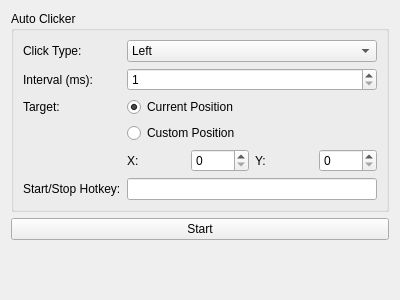
<?xml version="1.0" encoding="UTF-8"?>
<ui version="4.0">
 <class>ClickerView</class>
 <widget class="QWidget" name="ClickerView">
  <property name="geometry">
   <rect>
    <x>0</x>
    <y>0</y>
    <width>400</width>
    <height>300</height>
   </rect>
  </property>
  <property name="windowTitle">
   <string>Form</string>
  </property>
  <layout class="QVBoxLayout" name="verticalLayout">
   <item>
    <widget class="QGroupBox" name="groupBox">
     <property name="title">
      <string>Auto Clicker</string>
     </property>
     <layout class="QGridLayout" name="gridLayout">
      <item row="0" column="0">
       <widget class="QLabel" name="label">
        <property name="text">
         <string>Click Type:</string>
        </property>
       </widget>
      </item>
      <item row="0" column="1">
       <widget class="QComboBox" name="clickTypeComboBox">
        <item>
         <property name="text">
          <string>Left</string>
         </property>
        </item>
        <item>
         <property name="text">
          <string>Right</string>
         </property>
        </item>
        <item>
         <property name="text">
          <string>Middle</string>
         </property>
        </item>
       </widget>
      </item>
      <item row="1" column="0">
       <widget class="QLabel" name="label_2">
        <property name="text">
         <string>Interval (ms):</string>
        </property>
       </widget>
      </item>
      <item row="1" column="1">
       <widget class="QSpinBox" name="intervalSpinBox">
        <property name="minimum">
         <number>1</number>
        </property>
        <property name="maximum">
         <number>999999</number>
        </property>
       </widget>
      </item>
      <item row="2" column="0">
       <widget class="QLabel" name="label_3">
        <property name="text">
         <string>Target:</string>
        </property>
       </widget>
      </item>
      <item row="2" column="1">
       <widget class="QRadioButton" name="currentPositionRadioButton">
        <property name="text">
         <string>Current Position</string>
        </property>
        <property name="checked">
         <bool>true</bool>
        </property>
       </widget>
      </item>
      <item row="3" column="1">
       <widget class="QRadioButton" name="customPositionRadioButton">
        <property name="text">
         <string>Custom Position</string>
        </property>
       </widget>
      </item>
      <item row="4" column="1">
       <layout class="QHBoxLayout" name="horizontalLayout">
        <item>
         <widget class="QLabel" name="label_4">
          <property name="text">
           <string>X:</string>
          </property>
         </widget>
        </item>
        <item>
         <widget class="QSpinBox" name="xSpinBox"/>
        </item>
        <item>
         <widget class="QLabel" name="label_5">
          <property name="text">
           <string>Y:</string>
          </property>
         </widget>
        </item>
        <item>
         <widget class="QSpinBox" name="ySpinBox"/>
        </item>
       </layout>
      </item>
      <item row="5" column="0">
       <widget class="QLabel" name="label_6">
        <property name="text">
         <string>Start/Stop Hotkey:</string>
        </property>
       </widget>
      </item>
      <item row="5" column="1">
       <widget class="QLineEdit" name="hotkeyLineEdit"/>
      </item>
     </layout>
    </widget>
   </item>
   <item>
    <widget class="QPushButton" name="toggleButton">
     <property name="text">
      <string>Start</string>
     </property>
    </widget>
   </item>
   <item>
    <spacer name="verticalSpacer">
     <property name="orientation">
      <enum>Qt::Vertical</enum>
     </property>
     <property name="sizeHint" stdset="0">
      <size>
       <width>20</width>
       <height>40</height>
      </size>
     </property>
    </spacer>
   </item>
  </layout>
 </widget>
 <resources/>
 <connections/>
</ui>
